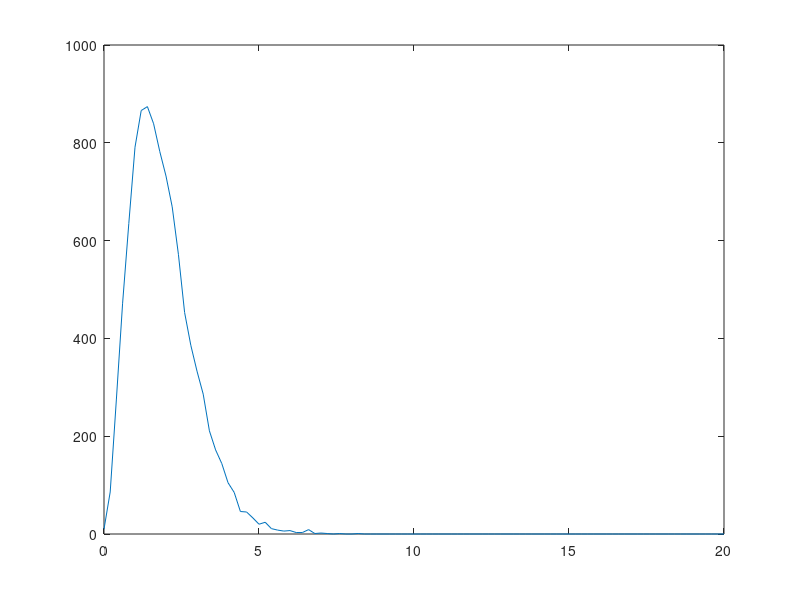
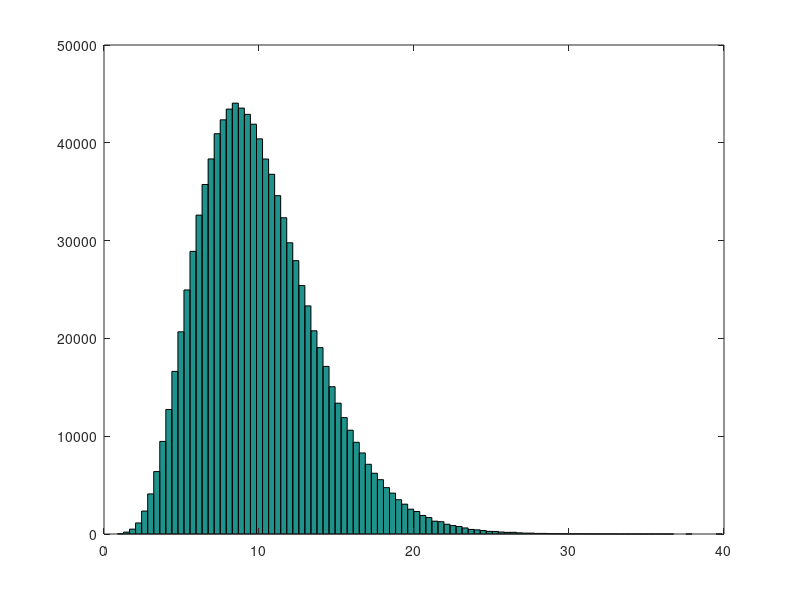

These figures' MATLAB source, in order:
clear
clc
iters = 10000;
x_samples = zeros(iters, 1);
gm_samples = zeros(iters, 1);

% alpha_d = 0.625000;
% beta_d = 0.001250;

alpha_d = 200;
beta_d = 500000;

x_samples(1) = normrnd(0,1);
gm_samples(1) = gamrnd(alpha_d, 1/beta_d);
for j=2:iters
    gm_samples(j) = gamrnd(alpha_d + 0.5, 1/(beta_d + 0.5*x_samples(j-1)^2));
    x_samples(j) = normrnd(0, sqrt(1/gm_samples(j)));
    
%     gm_samples(j) = gamrnd(alpha_d, 1/beta_d);
%     x_samples(j) = normrnd(0, sqrt(1/gm_samples(j)));
end
figure(2)
clf
h = hist(x_samples(2000:size(x_samples, 1)), 100);
hist(x_samples(2000:size(x_samples, 1)), 100)
m = mean(x_samples(2000:size(x_samples, 1)))
v = var(x_samples(2000:size(x_samples, 1)))
hold on
z = normrnd(m, sqrt(v), 18000, 1);
% hist(z)
% axis([-5 5 0 max(h)*1.1])

%%
c = 1.5; % Decrease to increase variance
k = 0.5; % Increase to increase mean
alpha_d = c*k^2;
beta_d = 0.001*c*k;
fprintf('HI\n\nalpha_d = %f;\nbeta_d = %f;\n', alpha_d, beta_d)
z = gamrnd(alpha_d, 1/beta_d, 100000, 1);
fprintf('\nmean = %f;\nvar = %f;\n\n', mean(z), var(z))
fprintf('\nmean = %f;\nvar = %f;\n\n', alpha_d/beta_d, alpha_d/beta_d^2)
figure(2)
clf
hist(z, 100)
%%
c = 10; % Decrease to increase variance
k = 0.2; % Increase to increase mean
alpha_d = c*k^2;
beta_d = 0.0001*c*k;
fprintf('HI\n\nalpha_d = %f;\nbeta_d = %f;\n', alpha_d, beta_d)
z = gamrnd(alpha_d, 1/beta_d, 100000, 1);
fprintf('\nmean = %f;\nvar = %f;\n\n', mean(z), var(z))
fprintf('\nmean = %f;\nvar = %f;\n\n', alpha_d/beta_d, alpha_d/beta_d^2)
figure(2)
clf
hist(z, 100)
%%
c = 0.07; % Decrease to increase variance
k = 10; % Increase to increase mean
alpha_d = c*k^2;
beta_d = c*k;
fprintf('HI\n\nalpha_d = %0.10f;\nbeta_d = %0.10f;\n', alpha_d, beta_d)
z = gamrnd(alpha_d, 1/beta_d, 1000000, 1);
fprintf('\nmean = %f;\nvar = %f;\n\n', mean(z), var(z))
fprintf('\nmean = %f;\nvar = %f;\n\n', alpha_d/beta_d, alpha_d/beta_d^2)
figure(2)
clf
hist(z, 100)
%%
igamrnd = @(A, B) 1./gamrnd(A, B, 10000, 1);
zs0 = igamrnd(31, 1/16);

figure(1)
clf
% histogram(zs, 50, 'BinLimits', [0, 3]);
step = 0.2;
xlim = 2;
h0 = histc(zs0, (0:step:xlim));
plot(0:step:xlim, h0)

%%
zs0 = gamrnd(4, 1/2, 10000,1);

figure(1)
clf
% histogram(zs, 50, 'BinLimits', [0, 3]);
step = 0.2;
xlim = 20;

h0 = histc(zs0, (0:step:xlim));
plot(0:step:xlim, h0)
%%
aa = 31;
modee = 0.5;
stdd = 0.1;
ratiosq = (aa - 1)^2*(aa - 2)/(aa + 1)^2;
betta = (aa + 1)*modee;
fprintf('rtarget: %f, robtained: %f, beta: %f\n', (modee/stdd)^2, ratiosq, betta);

